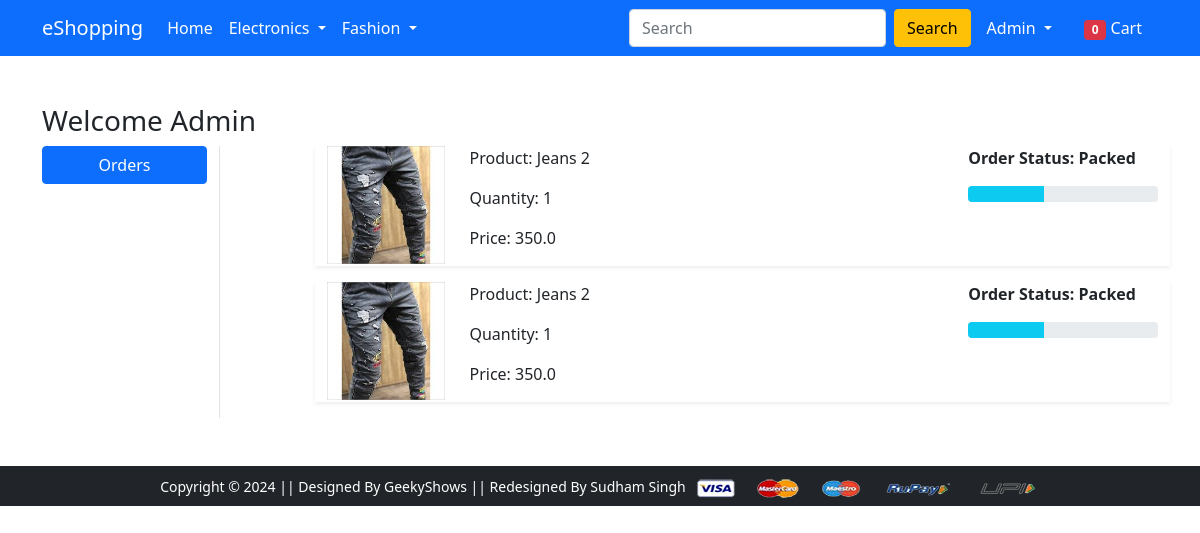
Screenshot of /orders/ (signed in) with the database file from the repository.
### app/models.py (models this page shows, shortened)
class OrderPlaced(models.Model):
    user = models.ForeignKey(User, on_delete=models.CASCADE)
    customer = models.ForeignKey(Customer, on_delete=models.CASCADE)
    product = models.ForeignKey(Product, on_delete=models.CASCADE)
    quantity = models.PositiveIntegerField(default=1)
    ordered_date = models.DateTimeField(auto_now_add=True)
    status = models.CharField(max_length=50, choices=STATUS_CHOICES, default='Pending')
    @property
    def total_cost(self):
        return self.quantity * self.product.discounted_price

class Product(models.Model):
    title = models.CharField(max_length=100)
    selling_price = models.FloatField()
    discounted_price = models.FloatField()
    description = models.TextField()
    brand = models.CharField(max_length=100)
    category = models.CharField(choices=CATEGORY_CHOICES, max_length=2)
    product_image = models.ImageField(upload_to='productimg')

### app/views.py (the view)
# urls.py: path('orders/', views.orders, name='orders'),
@login_required
def orders(request):
 totalitem =0
 op = OrderPlaced.objects.filter(user=request.user)
 if request.user.is_authenticated:
  totalitem=len(Cart.objects.filter(user=request.user))
 return render(request, 'app/orders.html', {'order_placed':op,'totalitem':totalitem})

### app/templates/app/orders.html (shortened to what this page needs)
{% extends 'app/base.html' %}
{% load static %}
{% block main-content %}
<div class="container my-5">
 <div class="row">
 <h3>Welcome <span class="text-capitalize">{{request.user}}</span></h3>
  <div class="col-sm-2 border-end">
   <ul class="list-unstyled">
    <li class="d-grid"><a href="{% url 'orders' %}" class="btn btn-primary">Orders</a></li>
   </ul>
  </div>
  <div class="col-sm-9 offset-sm-1">
  {% for op in order_placed %}
   <div class="row shadow-sm mb-3">
    <div class="col-sm-2"><img src="{{op.product.product_image.url}}" alt="" srcset="" class="img-fluid" height="150" width="150"></div>
        <div class="col-sm-7">
            <p>Product: {{op.product.title}}</p>
            <p>Quantity: {{op.quantity}}</p>
            <p>Price: {{op.total_cost}}</p>
        </div>
        <div class="col-sm-3 fw-bold">
            <p>Order Status: {{op.status}}</p>
            {% if op.status == 'Packed' %}
            <div class="progress">
                <div class="progress-bar bg-info" role="progressbar" style="width:40%" aria-valuenow="40" aria-valuemin="0" aria-valuemax="100"></div>
            </div>
            {% endif %}
     </div>
    </div>
    {% endfor %}
  </div>
 </div>
</div>
{% endblock main-content %}

### app/templates/app/base.html (shortened to what this page needs)
<!doctype html>
{% load static %}
<html lang="en">
<head>
  <link href="https://cdn.jsdelivr.net/npm/bootstrap@5.0.0-beta1/dist/css/bootstrap.min.css" rel="stylesheet"
>
  <link rel="stylesheet" href="{% static 'app/css/owl.carousel.min.css' %}">
  <link rel="stylesheet" href="{% static 'app/css/all.min.css' %}">
  <link rel="stylesheet" href="{% static 'app/css/style.css' %}">
</head>
<body>
  <nav class="navbar navbar-expand-lg navbar-dark bg-primary">
    <div class="container">
      <a class="navbar-brand" href="/">eShopping</a>
      <div class="collapse navbar-collapse" id="navbarSupportedContent">
        <ul class="navbar-nav me-auto mb-2 mb-lg-0">
          <li class="nav-item">
            <a class="nav-link active" aria-current="page" href="/">Home</a>
          </li>
          <li class="nav-item dropdown">
            <a class="nav-link dropdown-toggle text-white" href="#" id="electronicsDropdown" role="button"
              data-bs-toggle="dropdown" aria-expanded="false">
              Electronics
            </a>
          </li>
          <li class="nav-item dropdown">
            <a class="nav-link dropdown-toggle text-white" href="#" id="fashionDropdown" role="button"
              data-bs-toggle="dropdown" aria-expanded="false">
              Fashion
            </a>
          </li>
        </ul>
        <form class="d-flex">
          <input class="form-control me-2" type="search" placeholder="Search" aria-label="Search">
          <button class="btn btn-warning" type="submit">Search</button>
        </form>
        <div>
          <ul class="navbar-nav me-auto mb-2 mb-lg-0">
          {% if request.user.is_authenticated %}
            <li class="nav-item dropdown mx-2">
              <a class="nav-link dropdown-toggle text-white" href="#" id="profileDropdown" role="button"
                data-bs-toggle="dropdown" aria-expanded="false">
                {{request.user.username|capfirst}}
              </a>
            </li>
            <li class="nav-item mx-2">
              <a href="{% url 'showcart' %}" class="nav-link text-white"><span class="badge bg-danger">{{totalitem}}</span> Cart
              </a>
            </li>
          {% endif %}
          </ul>
        </div>
      </div>
    </div>
  </nav>
  {% block main-content %} {% endblock main-content %}
  <footer class="container-fluid bg-dark text-center p-2 mt-5">
    <small class="text-white">Copyright &copy; 2024 || Designed By GeekyShows || Redesigned By Sudham Singh</small>
    <img src="{% static 'app/images/payment.png' %}" alt="" srcset="" class="img-fluid" height="2px">
  </footer>
</body>
</html>

### rows the page displays
OrderPlaced: product.product_image (picture), product "Jeans 2", quantity "1", total_cost "350.0", status "Packed"
OrderPlaced: product.product_image (picture), product "Jeans 2", quantity "1", total_cost "350.0", status "Packed"

### other values shown
{{ request.user.username|capfirst }} "Admin"
{{ totalitem }} "0"
{{ request.user }} "Admin"
